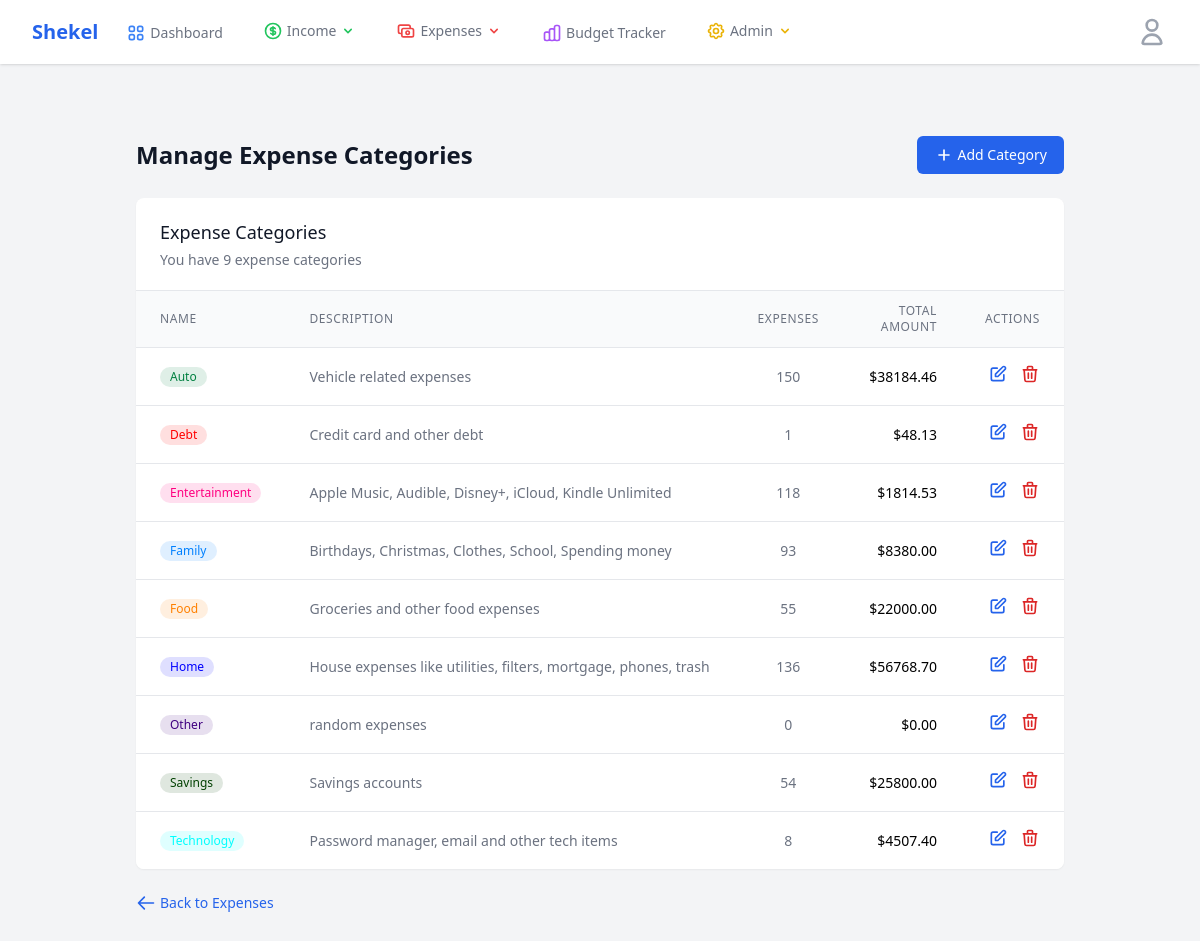
Screenshot of /expenses/categories (signed in) with the database file from the repository.
### app/models.py (models this page shows, shortened)
class ExpenseCategory(db.Model):
    id = db.Column(db.Integer, primary_key=True)
    name = db.Column(db.String(50), nullable=False, unique=True)
    description = db.Column(db.String(200))
    color = db.Column(db.String(7), default="#6B7280")  # Default gray color in hex
    user_id = db.Column(db.Integer, db.ForeignKey("user.id"), nullable=False)
    expenses = db.relationship(
        "Expense",
        backref="category_obj",
        lazy="dynamic",
        foreign_keys="Expense.category_id",
    )
    created_at = db.Column(db.DateTime, default=datetime.utcnow)

### app/routes.py (the view)
@main.route("/expenses/categories", methods=["GET"])
@login_required
def manage_categories():
    categories = (
        ExpenseCategory.query.filter_by(user_id=current_user.id)
        .order_by(ExpenseCategory.name)
        .all()
    )
    category_stats = {}
    for category in categories:
        expenses = Expense.query.filter_by(
            category_id=category.id, user_id=current_user.id
        ).all()
        count = len(expenses)
        total = sum(e.amount for e in expenses)
        category_stats[category.id] = {"count": count, "total": total}
    return render_template(
        "finance/manage_categories.html",
        title="Manage Categories",
        categories=categories,
        category_stats=category_stats,
    )

### app/models.py (called while the page is built)
@login_manager.user_loader
def load_user(id):
    return User.query.get(int(id))

    def has_permission(self, permission):
        return (
            self.role is not None and (self.role.permissions & permission) == permission
        )

    def can_manage_users(self):
        return self.has_permission(Role.MANAGE_USERS)

### app/templates/finance/manage_categories.html (shortened to what this page needs)
{% extends "base.html" %}
{% block content %}
<div class="max-w-7xl mx-auto py-6 sm:px-6 lg:px-8">
    <div class="px-4 py-6 sm:px-0">
        <div class="flex justify-between items-center mb-6">
            <h1 class="text-2xl font-bold text-gray-900">Manage Expense Categories</h1>
            <a href="{{ url_for('main.add_category') }}"
                class="inline-flex items-center px-4 py-2 border border-transparent text-sm font-medium rounded-md text-white bg-blue-600 hover:bg-blue-700">
                <svg class="h-5 w-5 mr-1" xmlns="http://www.w3.org/2000/svg" fill="none" viewBox="0 0 24 24"
                    stroke="currentColor">
                    <path stroke-linecap="round" stroke-linejoin="round" stroke-width="2"
                        d="M12 6v6m0 0v6m0-6h6m-6 0H6" />
                </svg>
                Add Category
            </a>
        </div>
        <div class="bg-white shadow-sm rounded-lg overflow-hidden">
            <div class="px-4 py-5 sm:px-6 border-b border-gray-200">
                <h2 class="text-lg font-medium text-gray-900">Expense Categories</h2>
                {% if categories %}
                <p class="mt-1 text-sm text-gray-500">You have {{ categories|length }} expense {% if categories|length
                    == 1 %}category{% else %}categories{% endif %}</p>
                {% endif %}
            </div>
            {% if categories %}
            <div class="overflow-x-auto">
                <table class="min-w-full divide-y divide-gray-200">
                    <thead class="bg-gray-50">
                        <tr>
                            <th scope="col"
                                class="px-6 py-3 text-left text-xs font-medium text-gray-500 uppercase tracking-wider">
                                Name
                            </th>
                            <th scope="col"
                                class="px-6 py-3 text-left text-xs font-medium text-gray-500 uppercase tracking-wider">
                                Description
                            </th>
                            <th scope="col"
                                class="px-6 py-3 text-center text-xs font-medium text-gray-500 uppercase tracking-wider">
                                Expenses
                            </th>
                            <th scope="col"
                                class="px-6 py-3 text-right text-xs font-medium text-gray-500 uppercase tracking-wider">
                                Total Amount
                            </th>
                            <th scope="col"
                                class="px-6 py-3 text-right text-xs font-medium text-gray-500 uppercase tracking-wider">
                                Actions
                            </th>
                        </tr>
                    </thead>
                    <tbody class="bg-white divide-y divide-gray-200">
                        {% for category in categories %}
                        <tr class="hover:bg-gray-50">
                            <td class="px-6 py-4 whitespace-nowrap text-sm font-medium text-gray-900">
                                <span class="inline-flex items-center px-2.5 py-0.5 rounded-full text-xs font-medium"
                                    style="background-color: {{ category.color }}20; color: {{ category.color }};">
                                    {{ category.name }}
                                </span>
                            </td>
                            <td class="px-6 py-4 whitespace-nowrap text-sm text-gray-500">
                                {{ category.description or "-" }}
                            </td>
                            <td class="px-6 py-4 whitespace-nowrap text-sm text-center text-gray-500">
                                {{ category_stats[category.id].count }}
                            </td>
                            <td class="px-6 py-4 whitespace-nowrap text-sm text-right font-medium">
                                ${{ "%.2f"|format(category_stats[category.id].total) }}
                            </td>
                            <td class="px-6 py-4 whitespace-nowrap text-sm text-right font-medium">
                                <div class="flex justify-end space-x-3">
                                    <a href="{{ url_for('main.edit_category', id=category.id) }}"
                                        class="text-blue-600 hover:text-blue-900" title="Edit">
                                        <svg class="h-5 w-5" xmlns="http://www.w3.org/2000/svg" fill="none"
                                            viewBox="0 0 24 24" stroke="currentColor">
                                            <path stroke-linecap="round" stroke-linejoin="round" stroke-width="2"
                                                d="M11 5H6a2 2 0 00-2 2v11a2 2 0 002 2h11a2 2 0 002-2v-5m-1.414-9.414a2 2 0 112.828 2.828L11.828 15H9v-2.828l8.586-8.586z" />
                                        </svg>
                                    </a>
                                    <form method="POST" action="{{ url_for('main.delete_category', id=category.id) }}"
                                        class="inline delete-category-form">
                                        <button type="submit" class="text-red-600 hover:text-red-900" title="Delete"
                                            onclick="return confirm('Are you sure you want to delete this category? This action cannot be undone if the category has expenses associated with it.')">
                                            <svg class="h-5 w-5" xmlns="http://www.w3.org/2000/svg" fill="none"
                                                viewBox="0 0 24 24" stroke="currentColor">
                                                <path stroke-linecap="round" stroke-linejoin="round" stroke-width="2"
                                                    d="M19 7l-.867 12.142A2 2 0 0116.138 21H7.862a2 2 0 01-1.995-1.858L5 7m5 4v6m4-6v6m1-10V4a1 1 0 00-1-1h-4a1 1 0 00-1 1v3M4 7h16" />
                                            </svg>
                                        </button>
                                    </form>
                                </div>
                            </td>
                        </tr>
                        {% endfor %}
                    </tbody>
                </table>
            </div>
            {% endif %}
        </div>
        <div class="mt-6">
            <a href="{{ url_for('main.manage_expenses') }}"
                class="inline-flex items-center text-sm text-blue-600 hover:text-blue-800">
                <svg class="mr-1 h-5 w-5" xmlns="http://www.w3.org/2000/svg" fill="none" viewBox="0 0 24 24"
                    stroke="currentColor">
                    <path stroke-linecap="round" stroke-linejoin="round" stroke-width="2"
                        d="M10 19l-7-7m0 0l7-7m-7 7h18" />
                </svg>
                Back to Expenses
            </a>
        </div>
    </div>
</div>
{% endblock %}py-4 whitespace-nowrap text-sm font-medium text-gray-900">

### rows the page displays
ExpenseCategory: name "Auto", description "Vehicle related expenses", category_stats "150", category_stats "38184.46"
ExpenseCategory: name "Debt", description "Credit card and other debt", category_stats "1", category_stats "48.13"
ExpenseCategory: name "Entertainment", description "Apple Music, Audible, Disney+, iCloud, Kindle Unlimited", category_stats "118", category_stats "1814.53"
ExpenseCategory: name "Family", description "Birthdays, Christmas, Clothes, School, Spending money", category_stats "93", category_stats "8380.00"
ExpenseCategory: name "Food", description "Groceries and other food expenses", category_stats "55", category_stats "22000.00"
ExpenseCategory: name "Home", description "House expenses like utilities, filters, mortgage, phones, trash", category_stats "136", category_stats "56768.70"
ExpenseCategory: name "Other", description "random expenses", category_stats "0", category_stats "0.00"
ExpenseCategory: name "Savings", description "Savings accounts", category_stats "54", category_stats "25800.00"
ExpenseCategory: name "Technology", description "Password manager, email and other tech items", category_stats "8", id "4507.40"

### other values shown
{{ categories|length }} "9"
